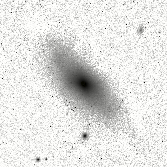
#> input picture M31(2)-IR-2MASS-R6(NED)_inv.png, 167 x 167 px; its folder holds only this picture in this run
$ python run.py   (older library calls are emulated)
#> lines starting #> are read from the running program, lines starting #| are printed output that depends on the picture
#skimage implements SSIM
from skimage.measure import compare_ssim as ssim
import matplotlib.pyplot as plt
import numpy as np
import cv2 as cv

import os
import time

from scipy.stats import wasserstein_distance
from PIL import Image


# global dictionary to store image_name: formatted_image key:value pairs
img_dict = {}
compared_img_list = []

total_match = 0
total_different = 0
total_comparisons = 0
total_wrong = 0

# [217 lines left out: functions get_histogram, earth_movers_distance, mse, compare_image, not called in this run]

        # [5 lines of commented-out code are left out]

def format_images(location, sharpen):
    '''
    @args:
        {str} imageA: the directory of where the images are to be found
        {boolen} imageB: if true then the images will be sharpened, otherwise keep them as is
    @yields:
        updated image dictionary
    '''
#> called with location = '.', sharpen = True
    sim_list = []
    galaxy_list = []
    entries = os.listdir(location)
    for entry in entries:
        if entry.endswith(('.jpg', '.png')):
            # load the images
            temp = cv.imread(entry)
#> temp is the input picture: shape (167, 167, 3); mean B, G, R 223.3, 225.4, 225.4
            # resizing the images
            temp = cv.resize(temp, (1000, 1000))
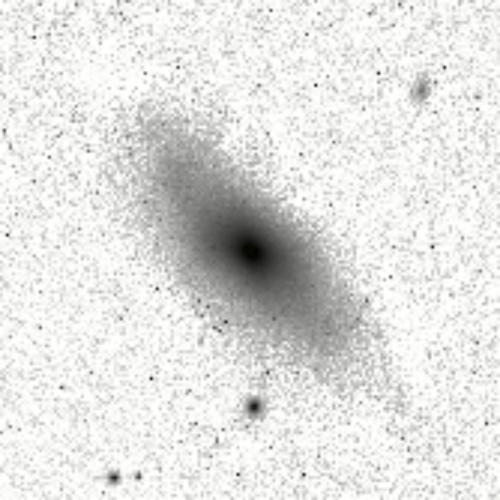
#> temp: shape (1000, 1000, 3) (shown at 1/2 size); mean B, G, R 223.2, 225.3, 225.3
            # converting to grayscale
            temp = cv.cvtColor(temp, cv.COLOR_BGR2GRAY)
#> temp: shape (1000, 1000)

            # [4 lines of commented-out code are left out]

            if "fof" in entry or "realism" in entry or "subfind" in entry:
                # sharpen the image
                if sharpen is True:
                    kernel = np.array([[-1,-1,-1],
                                       [-1, 9,-1],
                                       [-1,-1,-1]])
                    temp = cv.filter2D(temp, -1, kernel) # applying the sharpening kernel to the input image & displaying it.
                    #cv.imshow('Image Sharpening', sharpened)
                sim_list.append(temp)
            else:
                if "inv" in entry:
                    # inverse colors if needed
                    temp = cv.bitwise_not(temp)
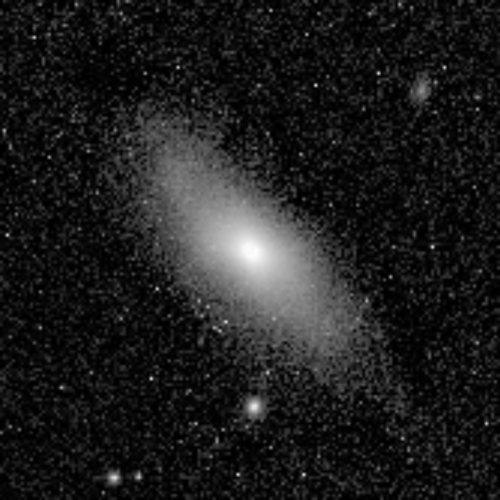
#> temp: shape (1000, 1000) (shown at 1/2 size); min 0, max 255, mean 29.7
                # save images in list
                galaxy_list.append(temp)

            # storing name of the image and it's converted equal to global dictionary
            img_dict[entry] = temp

# [32 lines left out: function compare_percent_similar, not called in this run]


def test_system(sim_name, galaxy_name, thresholds, sharpen, show_image):

    format_images('.', sharpen) # path to images

    #print(img_dict)

    num = 0
    for key1 in img_dict:
        if(key1.find("sim") is not -1 and key1.find(sim_name) is not -1): # if the image we retrieved is a simulated image then we want to compare it with real images
            img1 = img_dict[key1]
            for key2 in img_dict:
                if(key2.find("sim") is -1 and key2.lower().find(galaxy_name) is not -1): # if the image we retrieved is a real galaxy image then we do want to compare it with simulated images
                    img2 = img_dict[key2]
                    #print(key1 + " " + key2)
                    #print(show_image)
                    compare_image(img1, img2, num, thresholds, show_image, system_test=True)
                    num += 1

# [15 lines left out: function test_human, not called in this run]

def main():
    '''
    @yields
        a comparison between all images after they've been formatted to be in greyscale and the same size
    '''

    # [13 lines of commented-out code are left out]

    global total_match;
    global total_different;
    global total_comparisons;
    global total_wrong;

    #mse ssim earthmovers percent difference
    values = [4000, 0.1, 0.004, 30]

    # compare a specific galaxy to its simulations
    print('\nM31\n')
    globals()['img_dict'] = {}
    globals()['compared_img_list'] = []
    test_system(sim_name="m31_realism", galaxy_name="m31", thresholds=values, sharpen=True, show_image=False)

    print("Total Matches: " + str(total_match))
    print("Total Different: " + str(total_different))
    print("Total Wrong: " + str(total_wrong))
    print("Total Comparisons: " + str(total_comparisons))

    exit()
#> (the program exits here)
